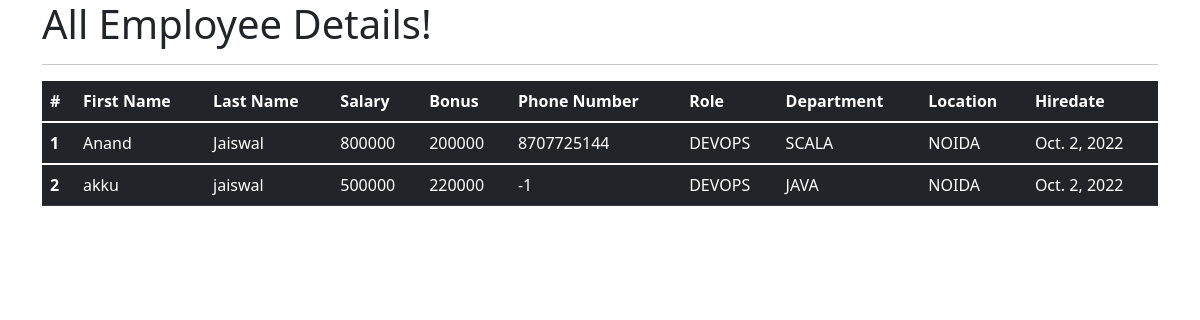
The app's page /all_emp with its own data.
### emp_app/models.py (models this page shows, shortened)
class Employee(models.Model):
    first_name = models.CharField(max_length=100, null=False)
    last_name = models.CharField(max_length=100)
    dept = models.ForeignKey(Department, on_delete=models.CASCADE)
    salary = models.IntegerField(default=0)
    bonus = models.IntegerField(default=0)
    role = models.ForeignKey(Role, on_delete=models.CASCADE)
    phone = models.IntegerField(default=0)
    hire_date = models.DateField()
    def __str__(self):
        return "%s %s %s" % (self.first_name, self.last_name, self.phone)

class Role(models.Model):
    name = models.CharField(max_length=100, null=False)

class Department(models.Model):
    name = models.CharField(max_length=100, null=False)
    location = models.CharField(max_length=100)

### emp_app/views.py (the view)
# urls.py: path('all_emp', views.all_emp, name='all_emp'),
def all_emp(request):
    emps = Employee.objects.all()
    context = {
        'emps': emps
    }
    print(context)
    return render(request, 'view_all_emp.html', context)

### emp_app/templates/view_all_emp.html (shortened to what this page needs)
<!DOCTYPE html>
<html lang="en">
<head>
  <link href="https://cdn.jsdelivr.net/npm/bootstrap@5.1.3/dist/css/bootstrap.min.css" rel="stylesheet">
</head>
  <body>
  <div class="container">
          <h1>All Employee Details!</h1>
      <hr>
     <table class="table table-dark">
  <thead>
    <tr>
      <th scope="col">#</th>
      <th scope="col">First Name</th>
      <th scope="col">Last Name</th>
      <th scope="col">Salary</th>
      <th scope="col">Bonus</th>
      <th scope="col">Phone Number</th>
      <th scope="col">Role</th>
      <th scope="col">Department</th>
      <th scope="col">Location</th>
      <th scope="col">Hiredate</th>
    </tr>
  </thead>
         {% for emp in emps %}
  <tbody>
    <tr>
      <th scope="row">{{emp.id}}</th>
      <td>{{emp.first_name}}</td>
      <td>{{emp.last_name}}</td>
      <td>{{emp.salary}}</td>
      <td>{{emp.bonus}}</td>
      <td>{{emp.phone}}</td>
      <td>{{emp.role.name}}</td>
      <td>{{emp.dept.name}}</td>
      <td>{{emp.dept.location}}</td>
      <td>{{emp.hire_date}}</td>
    </tr>
  </tbody>
         {% endfor %}
</table>
  </div>
  </body>
</html>

### records on screen
Employee: id "1", first_name "Anand", last_name "Jaiswal", salary "800000", bonus "200000", phone "8707725144", role.name "DEVOPS", dept.name "SCALA", dept.location "NOIDA", hire_date "Oct. 2, 2022"
Employee: id "2", first_name "akku", last_name "jaiswal", salary "500000", bonus "220000", phone "-1", role.name "DEVOPS", dept.name "JAVA", dept.location "NOIDA", hire_date "Oct. 2, 2022"
